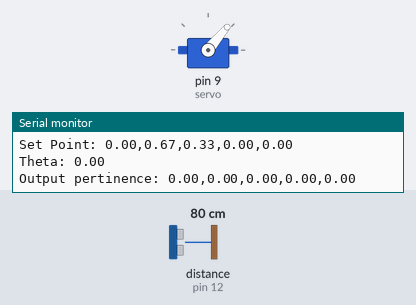
Bench run of a sketch on a simulated Arduino Uno, built with avr-gcc and run on an emulated ATmega328P. On the bench: servo, the last lines printed to the serial monitor. Wiring (inferred from the names in the program): ultrasonic range finder: trigger pin 13; echo pin 12. The inputs (shaded band) are chosen by the test bench; at power-on: distance to the obstacle (sensor on pin 12) 80 cm. The echo pulse lasts 58.3 µs per cm.

Above: at 1.2 s.
1.3 s: distance to the obstacle (sensor on pin 12) set to 36 cm
4.3 s: distance to the obstacle (sensor on pin 12) set to 30 cm
At 5.4 s:
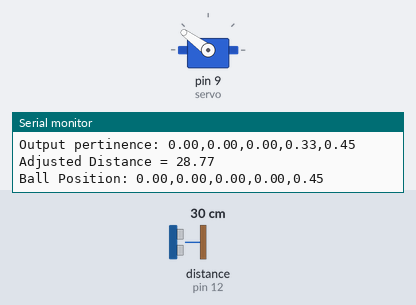
6.1 s: distance to the obstacle (sensor on pin 12) set to 2 cm
At 7.1 s:
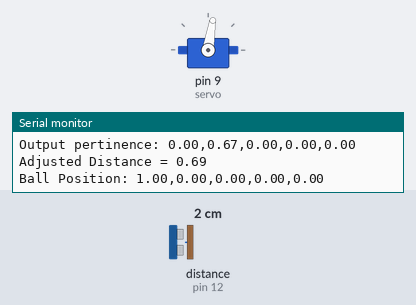
7.8 s: distance to the obstacle (sensor on pin 12) set to 18 cm
At 9.0 s:
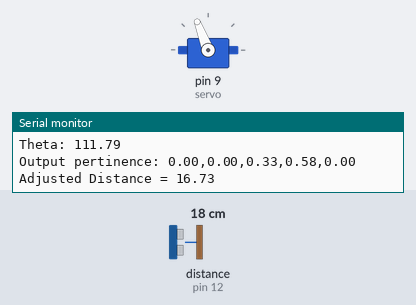
9.5 s: distance to the obstacle (sensor on pin 12) set to 299 cm
At 10.9 s:
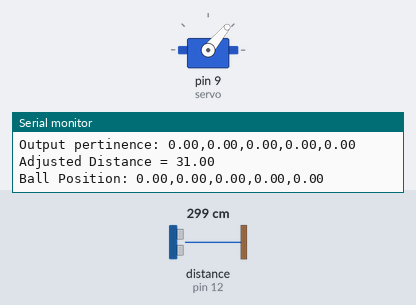
11.2 s: distance to the obstacle (sensor on pin 12) set to 4 cm
At 12.2 s:
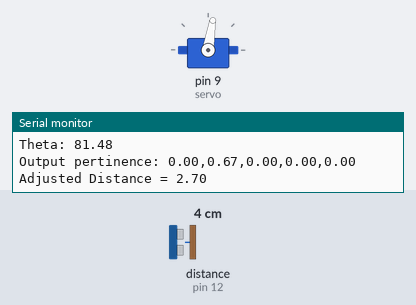
Timing chart, 0 to 14.2 s (numbered marks = the images above; inputs shaded):
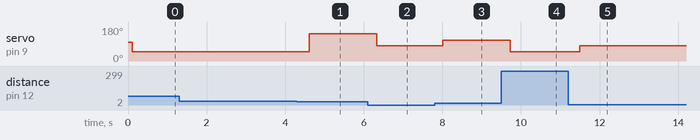

Measured:
- the behaviour switches between 33 and 32 cm on distance to the obstacle (sensor on pin 12) (found by bisection; images 0 and 1)
- after the input at 4.3 s, servo on pin 9 (servo): 50° → 144° after 0.32 s
- after the input at 6.1 s, servo on pin 9 (servo): 144° → 81° after 0.23 s
- after the input at 7.8 s, servo on pin 9 (servo): 81° → 111° after 0.21 s
- after the input at 9.5 s, servo on pin 9 (servo): 111° → 50° after 0.23 s
- after the input at 11.2 s, servo on pin 9 (servo): 50° → 81° after 0.29 s

The sketch:

ai_projecto.ino
```cpp
#include <FuzzyIO.h>
#include <FuzzyRule.h>
#include <FuzzyOutput.h>
#include <FuzzyComposition.h>
#include <FuzzySet.h>
#include <FuzzyRuleAntecedent.h>
#include <Fuzzy.h>
#include <FuzzyRuleConsequent.h>
#include <FuzzyInput.h>

// Longitude of beam
int const L = 31;
// Radius of ball
int const R = 1;
// Minimum theta angle
int const MIN = 50;
// Maximum theta angle
int const MAX = 175;
// Reaction Speed in ms
int const rspeed = 50;
// Initial Motor Position
int const initMposition = 100;
// Move Motor?
bool moveMotor = true;

// Set point
float set_point = 10;


Fuzzy* fuzzyObj = new Fuzzy();

FuzzySet* position_nm = new FuzzySet(0, 0, 3, 6);
FuzzySet* position_ns = new FuzzySet(3, 6, 9, 12);
FuzzySet* position_zo = new FuzzySet(9, 12, 15, 18);
FuzzySet* position_ps = new FuzzySet(15, 18, 21, 24);
FuzzySet* position_pm = new FuzzySet(21, 24, 26, L);

FuzzySet* setpoint_nm = new FuzzySet(0, 0, 3, 6);
FuzzySet* setpoint_ns = new FuzzySet(3, 6, 9, 12);
FuzzySet* setpoint_zo = new FuzzySet(9, 12, 15, 18);
FuzzySet* setpoint_ps = new FuzzySet(15, 18, 21, 24);
FuzzySet* setpoint_pm = new FuzzySet(21, 24, 27, L);

FuzzySet* theta_nm = new FuzzySet(MIN, 50, 60, 80);
FuzzySet* theta_ns = new FuzzySet(60, 80, 90, 100);
FuzzySet* theta_zo = new FuzzySet(90, 100, 110, 120);
FuzzySet* theta_ps = new FuzzySet(110, 120, 120, 130);
FuzzySet* theta_pm = new FuzzySet(130, 140, 160, MAX);

void setup() {
  Serial.begin(9600);
  initSensor();
  initServo();
  initFuzzyLogic();
}

void loop() {
  float ball_position = calculateDistance();

  fuzzyObj->setInput(1,ball_position);
  fuzzyObj->setInput(2,set_point);

  fuzzyObj->fuzzify();

  float thetaOutput = fuzzyObj->defuzzify(1);

  logger(thetaOutput);

  if(moveMotor){
    moveServo(thetaOutput);
  }

  delay(rspeed);
}
```

fuzzy_logic.ino
```cpp
// NM - Negative Medium
// NS - Negative Small
// ZO - Zero
// PS - Positive Small
// PM - Positive Medium


void initFuzzyLogic(){
  FuzzyInput* ballPosition = new FuzzyInput(1);

  ballPosition->addFuzzySet(position_nm);
  ballPosition->addFuzzySet(position_ns);
  ballPosition->addFuzzySet(position_zo);
  ballPosition->addFuzzySet(position_ps);
  ballPosition->addFuzzySet(position_pm);

  fuzzyObj->addFuzzyInput(ballPosition);

  FuzzyInput* setPoint = new FuzzyInput(2);

  setPoint->addFuzzySet(setpoint_nm);
  setPoint->addFuzzySet(setpoint_ns);
  setPoint->addFuzzySet(setpoint_zo);
  setPoint->addFuzzySet(setpoint_ps);
  setPoint->addFuzzySet(setpoint_pm);

  fuzzyObj->addFuzzyInput(setPoint);

  FuzzyOutput* theta = new FuzzyOutput(1);

  theta->addFuzzySet(theta_nm);
  theta->addFuzzySet(theta_ns);
  theta->addFuzzySet(theta_zo);
  theta->addFuzzySet(theta_ps);
  theta->addFuzzySet(theta_pm);

  fuzzyObj->addFuzzyOutput(theta);

  // Rules Consequents
  FuzzyRuleConsequent* then_thetaPS = new FuzzyRuleConsequent();
  then_thetaPS->addOutput(theta_ps);

  FuzzyRuleConsequent* then_thetaPM = new FuzzyRuleConsequent();
  then_thetaPM->addOutput(theta_pm);

  FuzzyRuleConsequent* then_thetaNM = new FuzzyRuleConsequent();
  then_thetaNM->addOutput(theta_nm);

  FuzzyRuleConsequent* then_thetaNS = new FuzzyRuleConsequent();
  then_thetaNS->addOutput(theta_ns);

  FuzzyRuleConsequent* then_thetaZO = new FuzzyRuleConsequent();
  then_thetaZO->addOutput(theta_zo);

  // Rules Antecedents

  // Position NM
  FuzzyRuleAntecedent* positionNM_setPointNM = new FuzzyRuleAntecedent();
  FuzzyRuleAntecedent* positionNM_setPointNS = new FuzzyRuleAntecedent();
  FuzzyRuleAntecedent* positionNM_setPointZO = new FuzzyRuleAntecedent();
  FuzzyRuleAntecedent* positionNM_setPointPS = new FuzzyRuleAntecedent();
  FuzzyRuleAntecedent* positionNM_setPointPM = new FuzzyRuleAntecedent();

  positionNM_setPointNM->joinWithAND(position_nm, setpoint_nm);
  positionNM_setPointNS->joinWithAND(position_nm, setpoint_ns);
  positionNM_setPointZO->joinWithAND(position_nm, setpoint_zo);
  positionNM_setPointPS->joinWithAND(position_nm, setpoint_ps);
  positionNM_setPointPM->joinWithAND(position_nm, setpoint_pm);

  FuzzyRule* Rule1 = new FuzzyRule(1, positionNM_setPointNM, then_thetaZO);
  FuzzyRule* Rule2 = new FuzzyRule(2, positionNM_setPointNS, then_thetaNS);
  FuzzyRule* Rule3 = new FuzzyRule(3, positionNM_setPointZO, then_thetaNS);
  FuzzyRule* Rule4 = new FuzzyRule(4, positionNM_setPointPS, then_thetaNS);
  FuzzyRule* Rule5 = new FuzzyRule(5, positionNM_setPointPM, then_thetaNM);

  fuzzyObj->addFuzzyRule(Rule1);
  fuzzyObj->addFuzzyRule(Rule2);
  fuzzyObj->addFuzzyRule(Rule3);
  fuzzyObj->addFuzzyRule(Rule4);
  fuzzyObj->addFuzzyRule(Rule5);

  // Position NS
  FuzzyRuleAntecedent* positionNS_setPointNS = new FuzzyRuleAntecedent();
  FuzzyRuleAntecedent* positionNS_setPointNM = new FuzzyRuleAntecedent();
  FuzzyRuleAntecedent* positionNS_setPointZO = new FuzzyRuleAntecedent();
  FuzzyRuleAntecedent* positionNS_setPointPS = new FuzzyRuleAntecedent();
  FuzzyRuleAntecedent* positionNS_setPointPM = new FuzzyRuleAntecedent();

  positionNS_setPointNS->joinWithAND(position_ns, setpoint_ns);
  positionNS_setPointNM->joinWithAND(position_ns, setpoint_nm);
  positionNS_setPointZO->joinWithAND(position_ns, setpoint_zo);
  positionNS_setPointPS->joinWithAND(position_ns, setpoint_ps);
  positionNS_setPointPM->joinWithAND(position_ns, setpoint_pm);

  FuzzyRule* Rule6 = new FuzzyRule(6, positionNS_setPointNS, then_thetaZO);
  FuzzyRule* Rule7 = new FuzzyRule(7, positionNS_setPointNM, then_thetaZO);
  FuzzyRule* Rule8 = new FuzzyRule(8, positionNS_setPointZO, then_thetaNS);
  FuzzyRule* Rule9 = new FuzzyRule(9, positionNS_setPointPS, then_thetaNS);
  FuzzyRule* Rule10 = new FuzzyRule(10, positionNS_setPointPM, then_thetaNM);

  fuzzyObj->addFuzzyRule(Rule6);
  fuzzyObj->addFuzzyRule(Rule7);
  fuzzyObj->addFuzzyRule(Rule8);
  fuzzyObj->addFuzzyRule(Rule9);
  fuzzyObj->addFuzzyRule(Rule10);

  // Position ZO
  FuzzyRuleAntecedent* positionZO_setPointZO = new FuzzyRuleAntecedent();
  FuzzyRuleAntecedent* positionZO_setPointNM = new FuzzyRuleAntecedent();
  FuzzyRuleAntecedent* positionZO_setPointNS = new FuzzyRuleAntecedent();
  FuzzyRuleAntecedent* positionZO_setPointPS = new FuzzyRuleAntecedent();
  FuzzyRuleAntecedent* positionZO_setPointPM = new FuzzyRuleAntecedent();

  positionZO_setPointZO->joinWithAND(position_zo, setpoint_zo);
  positionZO_setPointNM->joinWithAND(position_zo, setpoint_nm);
  positionZO_setPointNS->joinWithAND(position_zo, setpoint_ns);
  positionZO_setPointPS->joinWithAND(position_zo, setpoint_ps);
  positionZO_setPointPM->joinWithAND(position_zo, setpoint_pm);

  FuzzyRule* Rule11 = new FuzzyRule(11, positionZO_setPointZO, then_thetaZO);
  FuzzyRule* Rule12 = new FuzzyRule(12, positionZO_setPointNM, then_thetaPS);
  FuzzyRule* Rule13 = new FuzzyRule(13, positionZO_setPointNS, then_thetaPS);
  FuzzyRule* Rule14 = new FuzzyRule(14, positionZO_setPointPS, then_thetaZO);
  FuzzyRule* Rule15 = new FuzzyRule(15, positionZO_setPointPM, then_thetaNS);

  fuzzyObj->addFuzzyRule(Rule11);
  fuzzyObj->addFuzzyRule(Rule12);
  fuzzyObj->addFuzzyRule(Rule13);
  fuzzyObj->addFuzzyRule(Rule14);
  fuzzyObj->addFuzzyRule(Rule15);

  // Position PS
  FuzzyRuleAntecedent* positionPS_setPointPS = new FuzzyRuleAntecedent();
  FuzzyRuleAntecedent* positionPS_setPointNM = new FuzzyRuleAntecedent();
  FuzzyRuleAntecedent* positionPS_setPointNS = new FuzzyRuleAntecedent();
  FuzzyRuleAntecedent* positionPS_setPointZO = new FuzzyRuleAntecedent();
  FuzzyRuleAntecedent* positionPS_setPointPM = new FuzzyRuleAntecedent();

  positionPS_setPointPS->joinWithAND(position_ps, setpoint_ps);
  positionPS_setPointNM->joinWithAND(position_ps, setpoint_nm);
  positionPS_setPointNS->joinWithAND(position_ps, setpoint_ns);
  positionPS_setPointZO->joinWithAND(position_ps, setpoint_zo);
  positionPS_setPointPM->joinWithAND(position_ps, setpoint_pm);

  FuzzyRule* Rule16 = new FuzzyRule(16, positionPS_setPointPS, then_thetaZO);
  FuzzyRule* Rule17 = new FuzzyRule(17, positionPS_setPointNM, then_thetaPM);
  FuzzyRule* Rule18 = new FuzzyRule(18, positionPS_setPointNS, then_thetaPS);
  FuzzyRule* Rule19 = new FuzzyRule(19, positionPS_setPointZO, then_thetaZO);
  FuzzyRule* Rule20 = new FuzzyRule(20, positionPS_setPointPM, then_thetaZO);

  fuzzyObj->addFuzzyRule(Rule16);
  fuzzyObj->addFuzzyRule(Rule17);
  fuzzyObj->addFuzzyRule(Rule18);
  fuzzyObj->addFuzzyRule(Rule19);
  fuzzyObj->addFuzzyRule(Rule20);

  // Position PM
  FuzzyRuleAntecedent* positionPM_setPointPM = new FuzzyRuleAntecedent();
  FuzzyRuleAntecedent* positionPM_setPointNM = new FuzzyRuleAntecedent();
  FuzzyRuleAntecedent* positionPM_setPointNS = new FuzzyRuleAntecedent();
  FuzzyRuleAntecedent* positionPM_setPointZO = new FuzzyRuleAntecedent();
  FuzzyRuleAntecedent* positionPM_setPointPS = new FuzzyRuleAntecedent();

  positionPM_setPointPM->joinWithAND(position_pm, setpoint_pm);
  positionPM_setPointNM->joinWithAND(position_pm, setpoint_nm);
  positionPM_setPointNS->joinWithAND(position_pm, setpoint_ns);
  positionPM_setPointZO->joinWithAND(position_pm, setpoint_zo);
  positionPM_setPointPS->joinWithAND(position_pm, setpoint_ps);

  FuzzyRule* Rule21 = new FuzzyRule(21, positionPM_setPointPM, then_thetaZO);
  FuzzyRule* Rule22 = new FuzzyRule(22, positionPM_setPointNM, then_thetaPM);
  FuzzyRule* Rule23 = new FuzzyRule(23, positionPM_setPointNS, then_thetaPM);
  FuzzyRule* Rule24 = new FuzzyRule(24, positionPM_setPointZO, then_thetaPS);
  FuzzyRule* Rule25 = new FuzzyRule(25, positionPM_setPointPS, then_thetaZO);

  fuzzyObj->addFuzzyRule(Rule21);
  fuzzyObj->addFuzzyRule(Rule22);
  fuzzyObj->addFuzzyRule(Rule23);
  fuzzyObj->addFuzzyRule(Rule24);
  fuzzyObj->addFuzzyRule(Rule25);
}
```

log.ino
```cpp
void logger(float thetaOutput){
  log_position();
  log_setpoint();
  log_theta(thetaOutput);
}
void log_position(){
  Serial.println("");
  Serial.print("Ball Position: ");
  Serial.print(position_nm->getPertinence());
  Serial.print(",");
  Serial.print(position_ns->getPertinence());
  Serial.print(",");
  Serial.print(position_zo->getPertinence());
  Serial.print(",");
  Serial.print(position_ps->getPertinence());
  Serial.print(",");
  Serial.println(position_pm->getPertinence());
}

void log_setpoint(){
  Serial.print("Set Point: ");
  Serial.print(setpoint_nm->getPertinence());
  Serial.print(",");
  Serial.print(setpoint_ns->getPertinence());
  Serial.print(",");
  Serial.print(setpoint_zo->getPertinence());
  Serial.print(",");
  Serial.print(setpoint_ps->getPertinence());
  Serial.print(",");
  Serial.println(setpoint_pm->getPertinence());
}

void log_theta(float thetaOutput){
  Serial.print("Theta: ");
  Serial.println(thetaOutput);

  Serial.print("Output pertinence: ");
  Serial.print(theta_nm->getPertinence());
  Serial.print(",");
  Serial.print(theta_ns->getPertinence());
  Serial.print(",");
  Serial.print(theta_zo->getPertinence());
  Serial.print(",");
  Serial.print(theta_ps->getPertinence());
  Serial.print(",");
  Serial.println(theta_pm->getPertinence());
}
```

servo_control.ino
```cpp
#include <Servo.h>
Servo servo;

void initServo(){
  servo.attach(9);
  servo.write(initMposition);
}

void moveServo(float theta){
  if(theta <= 10){theta = MIN;}
  if(theta >= 175){theta = MAX;}

  servo.write(theta);
}
```

ultrasonic_sensor.ino
```cpp
# define trigPin 13
# define echoPin 12

void initSensor(){
  pinMode(trigPin, OUTPUT);
  pinMode(echoPin, INPUT);
}

float calculateDistance(){
  float distance, duration;

  digitalWrite(trigPin, LOW);
  delayMicroseconds(2);

  digitalWrite(trigPin, HIGH);
  delayMicroseconds(10);
  digitalWrite(trigPin, LOW);

  distance = (calculateDuration()/2) * 0.0344;
  distance = distance - R;
  if(distance > L){distance = L;}
  if(distance <= 0){distance = 0;}

  Serial.print("Adjusted Distance = ");
  Serial.println(distance);

  return distance;
}

float calculateDuration(){
  float duration;
  duration = pulseIn(echoPin, HIGH);

  return duration;
}

float calculateVelocity(){
  float velocity,x1,x2,t1,t2;
  x1 = calculateDistance();
  t1 = calculateDuration();

  delay(100);

  x2 = calculateDistance();
  t2 = calculateDuration();

  velocity = (x2 - x1)/(t2 - t1);

  return velocity;
}
```
